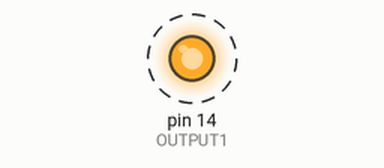
The sketch below on a simulated Arduino Uno, built with avr-gcc and run on an emulated ATmega328P. On the bench: output pins drawn as LEDs (lit = HIGH). Dashed ring = blinking. What the sketch prints to the serial monitor is not drawn.

Above: at 0.2 s.
Timing chart, 0 to 3.5 s (numbered marks = the images above):
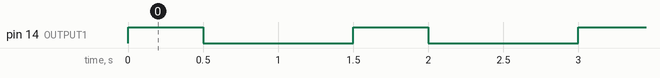

Measured:
- by itself, pin 14 (OUTPUT1): alternates HIGH for 0.50 s and LOW for 1.0 s

The sketch:

relay_transistors_outputs.ino
```cpp
#define OUTPUT1 14

void setup() {
  Serial.begin(115200);
  Serial.println("Device Starting");

  pinMode(OUTPUT1 , OUTPUT);
}

void loop() {
  digitalWrite(OUTPUT1, HIGH);
  delay(500);
  digitalWrite(OUTPUT1, LOW);
  delay(500);

  Serial.println("");
  delay(500);
}
```
